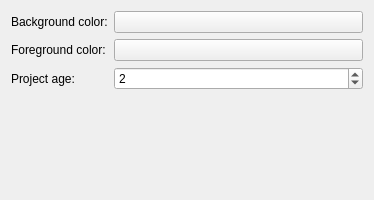
<?xml version="1.0" encoding="UTF-8"?>
<ui version="4.0">
 <class>settingsBase</class>
 <widget class="QWidget" name="settingsBase">
  <property name="geometry">
   <rect>
    <x>0</x>
    <y>0</y>
    <width>374</width>
    <height>200</height>
   </rect>
  </property>
  <layout class="QFormLayout">
   <item row="0" column="0">
    <widget class="QLabel" name="backgroundLabel">
     <property name="text">
      <string>Background color:</string>
     </property>
    </widget>
   </item>
   <item row="0" column="1">
    <widget class="KColorButton" name="kcfg_colorBackground">
     <property name="toolTip">
      <string>Choose a new background color</string>
     </property>
     <property name="whatsThis">
      <string>&lt;html&gt;&lt;head&gt;&lt;meta name=&quot;qrichtext&quot; content=&quot;1&quot; /&gt;&lt;style type=&quot;text/css&quot;&gt;
p, li { white-space: pre-wrap; }
&lt;/style&gt;&lt;/head&gt;&lt;body style=&quot; font-family:'DejaVu Serif'; font-size:9pt; font-weight:400; font-style:normal;&quot;&gt;
&lt;p style=&quot; margin-top:0px; margin-bottom:0px; margin-left:0px; margin-right:0px; -qt-block-indent:0; text-indent:0px;&quot;&gt;Change the &lt;span style=&quot; font-weight:600;&quot;&gt;background&lt;/span&gt; color by clicking here and choose the new &lt;span style=&quot; color:#ff0000;&quot;&gt;color&lt;/span&gt; in the &lt;span style=&quot; font-style:italic;&quot;&gt;color dialog&lt;/span&gt;.&lt;/p&gt;&lt;/body&gt;&lt;/html&gt;</string>
     </property>
     <property name="text">
      <string/>
     </property>
    </widget>
   </item>
   <item row="1" column="0">
    <widget class="QLabel" name="foregroundLabel">
     <property name="text">
      <string>Foreground color:</string>
     </property>
    </widget>
   </item>
   <item row="1" column="1">
    <widget class="KColorButton" name="kcfg_colorForeground">
     <property name="toolTip">
      <string>Choose a new foreground color</string>
     </property>
     <property name="whatsThis">
      <string>&lt;html&gt;&lt;head&gt;&lt;meta name=&quot;qrichtext&quot; content=&quot;1&quot; /&gt;&lt;style type=&quot;text/css&quot;&gt;
p, li { white-space: pre-wrap; }
&lt;/style&gt;&lt;/head&gt;&lt;body style=&quot; font-family:'DejaVu Serif'; font-size:9pt; font-weight:400; font-style:normal;&quot;&gt;
&lt;p style=&quot; margin-top:0px; margin-bottom:0px; margin-left:0px; margin-right:0px; -qt-block-indent:0; text-indent:0px;&quot;&gt;Change the &lt;span style=&quot; font-weight:600;&quot;&gt;foreground&lt;/span&gt; color by clicking here and choose the new &lt;span style=&quot; color:#ff0000;&quot;&gt;color&lt;/span&gt; in the &lt;span style=&quot; font-style:italic;&quot;&gt;color dialog&lt;/span&gt;.&lt;/p&gt;&lt;/body&gt;&lt;/html&gt;</string>
     </property>
     <property name="text">
      <string/>
     </property>
    </widget>
   </item>
   <item row="2" column="0">
    <widget class="QLabel" name="projectLabel">
     <property name="text">
      <string>Project age:</string>
     </property>
    </widget>
   </item>
   <item row="2" column="1">
    <widget class="QSpinBox" name="kcfg_ageInDays">
     <property name="toolTip">
      <string>Set the project age (in days)</string>
     </property>
     <property name="whatsThis">
      <string>Change the project age (in days) by choosing a new number of days.</string>
     </property>
     <property name="minimum">
      <number>1</number>
     </property>
     <property name="value">
      <number>2</number>
     </property>
    </widget>
   </item>
  </layout>
 </widget>
 <customwidgets>
  <customwidget>
   <class>KColorButton</class>
   <extends>QPushButton</extends>
   <header>kcolorbutton.h</header>
  </customwidget>
 </customwidgets>
 <resources/>
 <connections/>
</ui>
